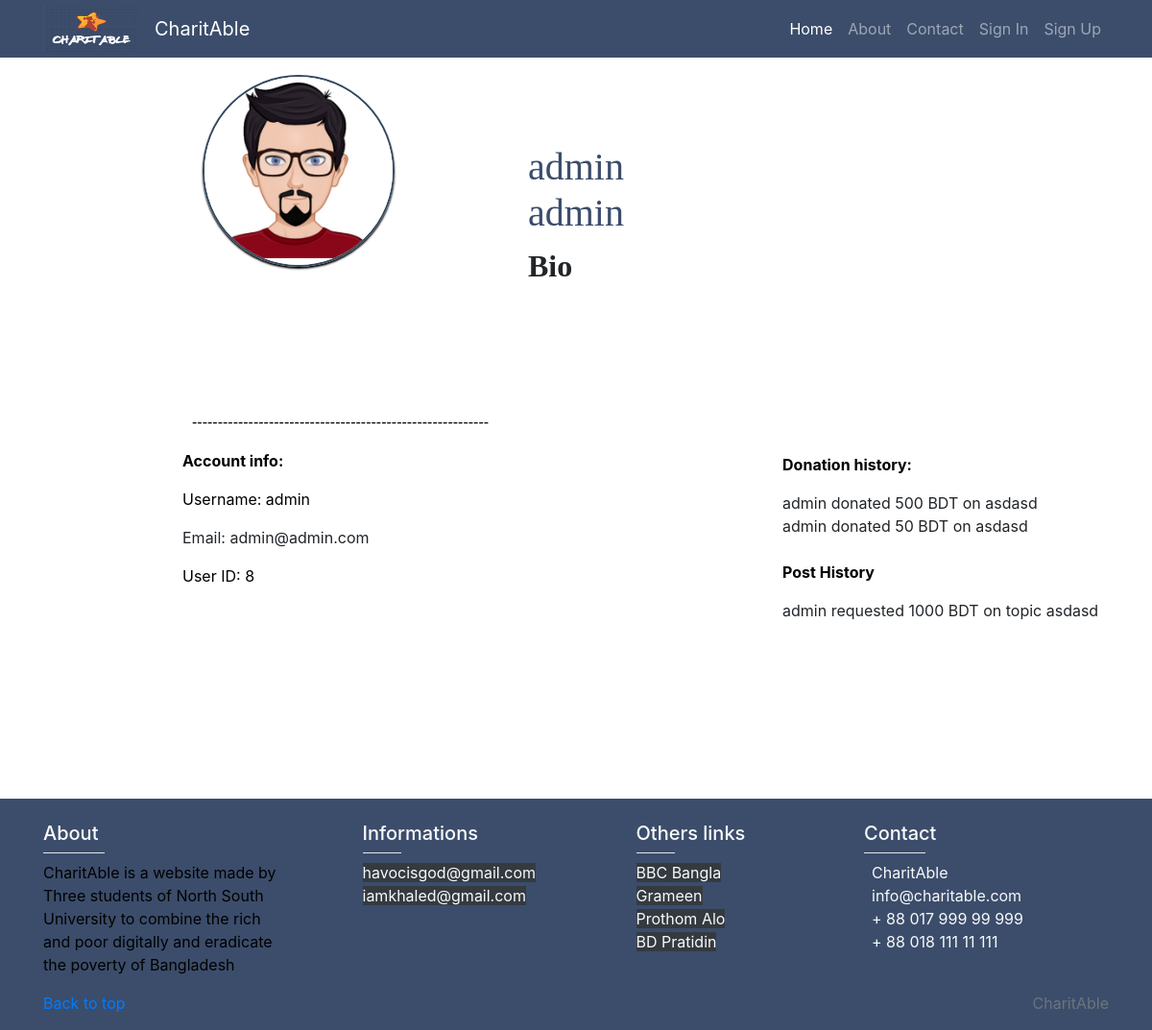
The app's page /311/profile.php?usid=8 with its own data.
### tables this page shows
CREATE TABLE `users` (
  `id` int(11) NOT NULL,
  `fname` varchar(100) NOT NULL,
  `lname` varchar(100) NOT NULL,
  `username` varchar(100) NOT NULL,
  `password` varchar(100) NOT NULL,
  `email` varchar(100) NOT NULL,
  `usertype` bit(1) DEFAULT NULL
);

CREATE TABLE `donation` (
  `donation_id` int(11) NOT NULL,
  `d_post_id` int(11) NOT NULL,
  `donation_amount` int(11) NOT NULL,
  `donation_username` varchar(100) DEFAULT NULL
);

CREATE TABLE `posts` (
  `post_id` int(11) NOT NULL,
  `p_title` varchar(200) DEFAULT NULL,
  `small_description` varchar(1000) DEFAULT NULL,
  `p_desc` text DEFAULT NULL,
  `p_img` mediumblob DEFAULT NULL,
  `p_weight` int(11) DEFAULT NULL,
  `p_time` datetime NOT NULL,
  `p_user_name` varchar(100) DEFAULT NULL,
  `amount` int(11) DEFAULT NULL,
  `yes_no` bit(1) DEFAULT NULL
);

### 311/profile.php (the view, shortened to what this page needs)
<DOCTYPE html>
<head>
    <link href="vendor/bootstrap/css/bootstrap.min.css" rel="stylesheet">
    <?php require('sc_head_foot/header.php'); ?>
<link rel="stylesheet" href="profile.css">
</head>
<?php
include('scripts/connect-to-database.php');
$pkuser =$_GET['usid'];
$user_info_query = "SELECT id,fname,lname,username,email FROM test.users WHERE id = '$pkuser'";
$user_info_query_execution = mysqli_query($link,$user_info_query);
$userinfo = mysqli_fetch_array($user_info_query_execution);
$userinfo_username = $userinfo['username'];
$mysqlquery = "SELECT p.post_id , p.p_title , p.amount, p.p_time FROM test.posts as p , test.users as u WHERE  u.id = '$pkuser' AND p.p_user_name = u.username ORDER BY(p.p_time) LIMIT 0,5;";
$mysqlresult = mysqli_query($link,$mysqlquery);
$user_name_profile = $userinfo['username'];
$don_query = "SELECT d.donation_amount,p.p_title FROM test.donation as d , test.posts as p WHERE p.post_id = d.d_post_id AND d.donation_username ='$user_name_profile' ORDER BY(donation_id) desc LIMIT 0,5 ";
$donationresult = mysqli_query($link,$don_query);
?>
<body>
<br>
<br>
<br>
<br>
<br>
<br>
<br>
<br>
<br> <br>
            <br>
            <br>
            <br>
            <div class = "mainrow">
<div class="row2">
<div class = "col-6">
        <div class="pic_base">
            <img src="profile.jpg" width=200 id="profile_pic" alt="">
        </div>
        <div class="content_base">
            <br>
            <br>
            <br>
            <br>
            <br>
            <h1 id="title"><?php echo $userinfo['fname']." ".$userinfo['lname']?></h1>
            <br>
            <br>
            <h2 id="profession">Bio</h2>
            <br>
            <br>
            <br>
            <br>
            <br>
            <p id="content">
                ----------------------------------------------------------
                <br>
            <p><strong>Account info:</strong> <br> </p>
            <p>Username: <?php echo $userinfo['username'] ?> <br> </p>
            </p> Email: <?php echo $userinfo['email'] ?> <br> </p>
             <p>User ID: <?php echo $userinfo['id'] ?> </p>
            <br><br>
        <br>
        <br>
        <br>
        </div>
    </div>
</div>
    <div class = "col-4" >
   <p> <strong>Donation history:</strong></p>
   <?php
   if(mysqli_num_rows($donationresult) > 0){
    while($d = mysqli_fetch_array($donationresult)){
    echo $userinfo_username." donated ".$d['donation_amount'].' BDT on '.$d['p_title'].'<br>';
    }
   }
   ?>
   <br>
    <p> <strong>Post History </strong> </p>
   <?php
    if(mysqli_num_rows($mysqlresult)> 0){
        while($p = mysqli_fetch_array($mysqlresult)){
        echo $userinfo_username." requested ".$p['amount'].' BDT on topic '.$p['p_title'].'<br>';
        }
       }
   ?>
</div>
</div>
<br>
<br>
<br>
<br>
<br>
<br>
<br>
<br>
<br>
<br>
<br>
<br>
<br>
<br>
<br>
 <?php
    require('sc_head_foot/footer.php');
   ?>
</body>
</html>

### 311/profile.css (style rules this page uses)
.col-4 { width: 33.33%; float: right; text-align: top; }
.col-6 { width: 50%; float:left; }
.row2 { height: 600px; width: 700px; height: 10em; display: flex; align-items: center; justify-content: center; }
#profile_pic { border-radius: 100%; border: 2px solid #34495e; box-shadow: 0 2px 2px black; box-sizing: border-box; position: absolute; margin-top: 40px; margin-left: 20px; margin-top: 50px; position: absolute; top: 8px; left: 16px; }
#title { position: absolute; font-family: verdana; margin-left: 360px; margin-top: 10px; color: #3b4d6b !important; font-family: 'Merriweather', serif; }
#profession { position: absolute; margin-left: 360px; margin-top: 70px; font-weight: bold; font-family: 'Bitter', serif; }
#content { padding-top: 120px; padding-left: 10px; font-family: 'Exo 2', sans-serif; }
p { color:black; }

### records on screen
users: fname "admin", lname "admin", username "admin", email "admin@admin.com", id "8"
donation: donation_amount "500", posts.p_title "asdasd"
donation: donation_amount "50", posts.p_title "asdasd"
posts: amount "1000", p_title "asdasd"
